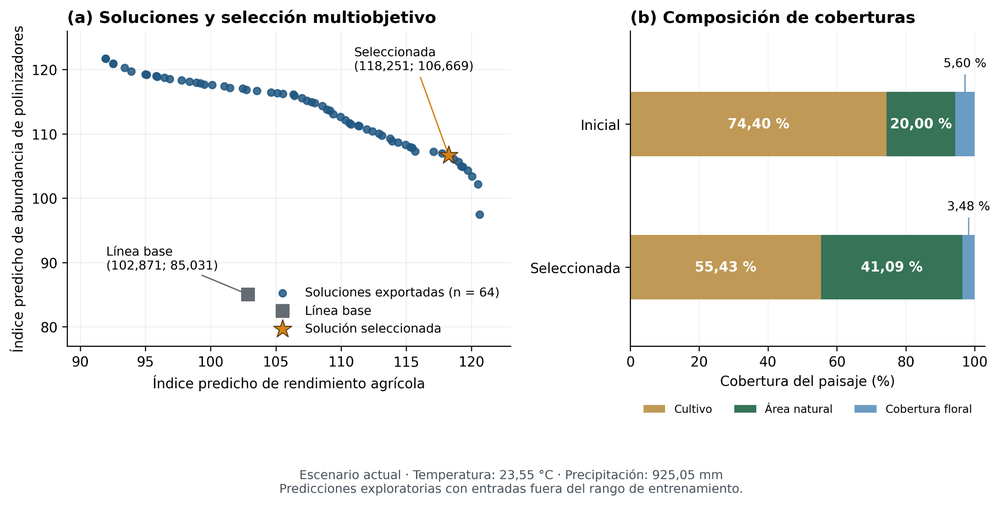
#> input picture scratch/extracted_media/image6.png, 1000 x 505 px, shrunk from 2048 x 1034 before the run, found by its file name
$ python inspect_colors_im6.py
#> lines starting #> are read from the running program, lines starting #| are printed output that depends on the picture; after the words box and inside, x2 and y2 are one past the last pixel; in counts of white or black regions, pixels touching at a corner belong together
import numpy as np
from PIL import Image
import collections

im = Image.open('scratch/extracted_media/image6.png').convert('RGB')
arr = np.array(im)
diff = np.abs(arr[:, :, 0].astype(int) - arr[:, :, 1].astype(int)) + np.abs(arr[:, :, 1].astype(int) - arr[:, :, 2].astype(int))
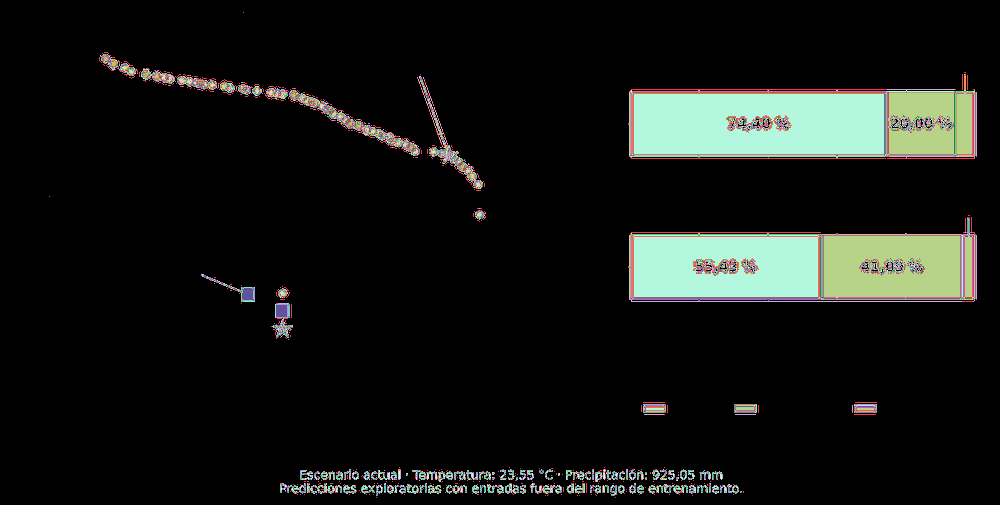
#> diff: shape (505, 1000) int64; 182 distinct labels, from 0 to 198; one colour per label, 0 black
colored = diff > 30
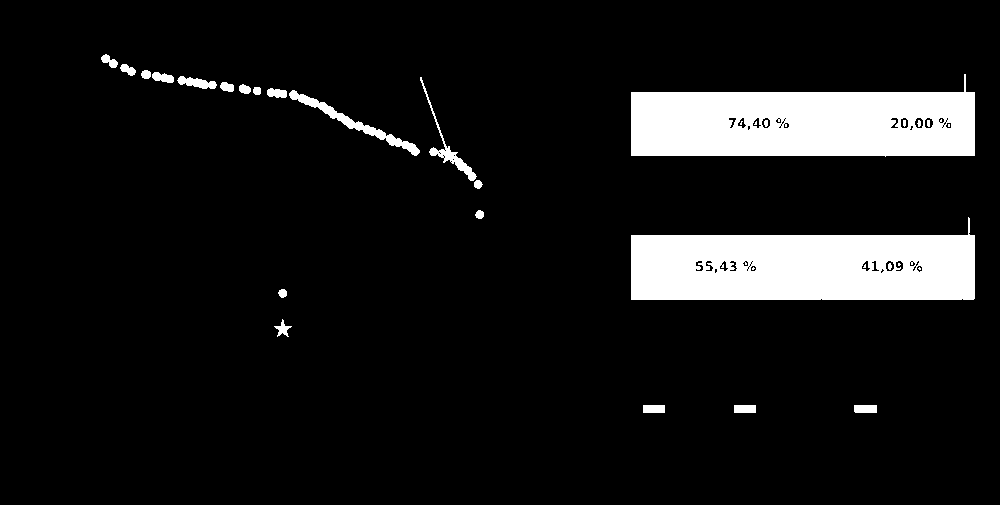
#> colored: shape (505, 1000) bool; 9.4% white; 32 white regions (8 under 20 px), largest, box (x1, y1, x2, y2) and area: (631, 217, 975, 300) 21953, (631, 74, 975, 157) 21535, (289, 90, 420, 156) 1133
c_tuples = [tuple(c) for c in arr[colored]]
#> c_tuples = 47427 items
top_c = collections.Counter(c_tuples).most_common(8)
#> top_c = [((191, 153, 85), 24544), ((54, 115, 87), 10512), ((106, 155, 195), 1300), ((192, 154, 87), 374), ((191, 154, 86), 326), ((187, 147, 74), 271), ((189, 149, 79), 262), ((192, 155, 88), 222)]
print("Figure 3 Top colors:", top_c)
#| Figure 3 Top colors: [((191, 153, 85), 24544), ((54, 115, 87), 10512), ((106, 155, 195), 1300), ((192, 154, 87), 374), ((191, 154, 86), 326), ((187, 147, 74), 271), ((189, 149, 79), 262), ((192, 155, 88), 222)]

$ run again, with scratch/extracted_media/image1.png copied over scratch/extracted_media/image6.png
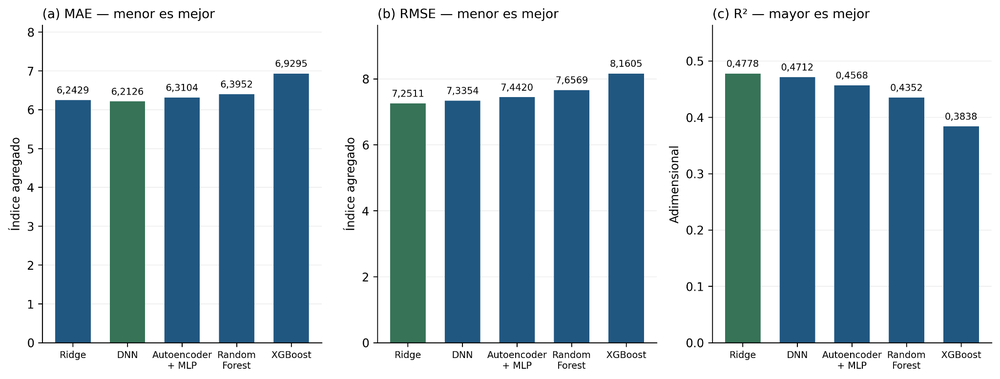
#> input picture scratch/extracted_media/image1.png, 1000 x 379 px, shrunk from 2048 x 777 before the run, found by its file name
#> `diff = np.abs(arr[:, :, 0].astype(int) - arr[:, :, 1].astype(int)) + n..`:
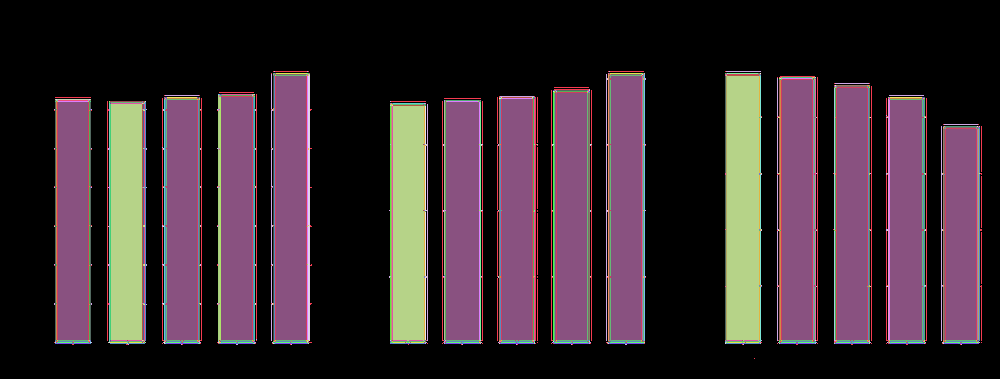
#> diff: shape (379, 1000) int64; 108 distinct labels, from 0 to 111; one colour per label, 0 black
#> `colored = diff > 30`:
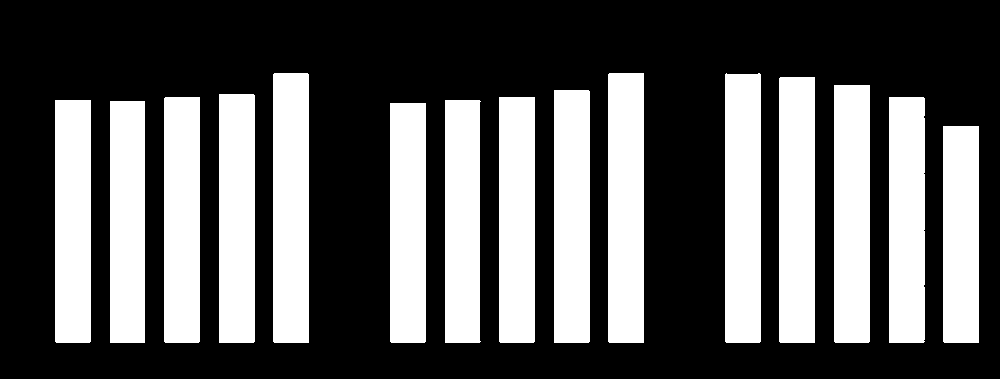
#> colored: shape (379, 1000) bool; 35.6% white; 15 white regions, largest, box (x1, y1, x2, y2) and area: (608, 73, 644, 343) 9718, (273, 73, 309, 343) 9717, (725, 73, 761, 343) 9685
#> c_tuples = 134774 items
#> top_c = [((32, 87, 129), 88528), ((54, 115, 87), 22257), ((34, 89, 130), 1288), ((36, 90, 131), 1091), ((33, 88, 130), 1048), ((35, 89, 131), 1047), ((16, 75, 120), 803), ((26, 83, 126), 536)]
#| Figure 3 Top colors: [((32, 87, 129), 88528), ((54, 115, 87), 22257), ((34, 89, 130), 1288), ((36, 90, 131), 1091), ((33, 88, 130), 1048), ((35, 89, 131), 1047), ((16, 75, 120), 803), ((26, 83, 126), 536)]

$ run again, with scratch/extracted_media/image2.png copied over scratch/extracted_media/image6.png
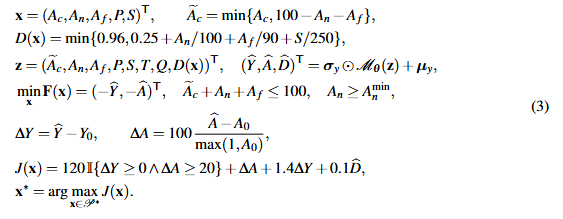
#> input picture scratch/extracted_media/image2.png, 563 x 219 px, found by its file name
#> `diff = np.abs(arr[:, :, 0].astype(int) - arr[:, :, 1].astype(int)) + n..`:
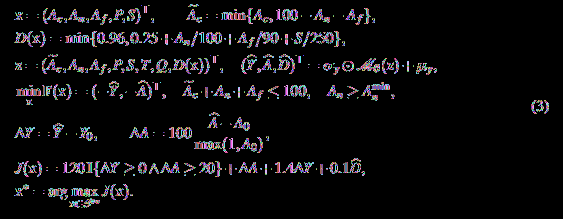
#> diff: shape (219, 563) int64; 82 distinct labels, from 0 to 192; one colour per label, 0 black
#> `colored = diff > 30`:
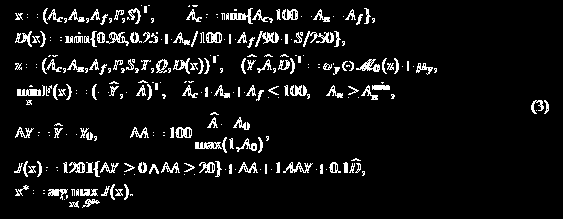
#> colored: shape (219, 563) bool; 7.2% white in thin lines or dots, all inside (x1, y1, x2, y2) = (14, 5, 549, 208)
#> c_tuples = 8833 items, first 6: (223, 151, 71), (23, 23, 71), (151, 223, 255), (239, 199, 143), (95, 55, 23), (7, 39, 87)
#> top_c = [((255, 223, 143), 205), ((39, 0, 0), 168), ((143, 223, 255), 158), ((39, 143, 223), 146), ((183, 255, 255), 134), ((255, 255, 223), 131), ((255, 183, 87), 121), ((223, 143, 39), 115)]
#| Figure 3 Top colors: [((255, 223, 143), 205), ((39, 0, 0), 168), ((143, 223, 255), 158), ((39, 143, 223), 146), ((183, 255, 255), 134), ((255, 255, 223), 131), ((255, 183, 87), 121), ((223, 143, 39), 115)]

$ run again, with scratch/extracted_media/image3.png copied over scratch/extracted_media/image6.png
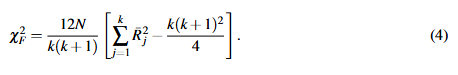
#> input picture scratch/extracted_media/image3.png, 458 x 75 px, found by its file name
#> `diff = np.abs(arr[:, :, 0].astype(int) - arr[:, :, 1].astype(int)) + n..`:
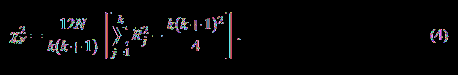
#> diff: shape (75, 458) int64; 61 distinct labels, from 0 to 192; one colour per label, 0 black
#> `colored = diff > 30`:
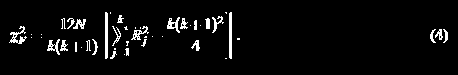
#> colored: shape (75, 458) bool; 4.3% white in thin lines or dots, all inside (x1, y1, x2, y2) = (9, 12, 448, 59)
#> c_tuples = 1494 items, first 6: (255, 231, 183), (135, 95, 95), (95, 151, 199), (255, 255, 207), (159, 95, 95), (95, 95, 151)
#> top_c = [((159, 231, 255), 95), ((255, 183, 87), 71), ((255, 223, 143), 58), ((0, 0, 63), 49), ((39, 0, 63), 44), ((143, 223, 255), 34), ((87, 183, 255), 30), ((255, 255, 223), 25)]
#| Figure 3 Top colors: [((159, 231, 255), 95), ((255, 183, 87), 71), ((255, 223, 143), 58), ((0, 0, 63), 49), ((39, 0, 63), 44), ((143, 223, 255), 34), ((87, 183, 255), 30), ((255, 255, 223), 25)]
